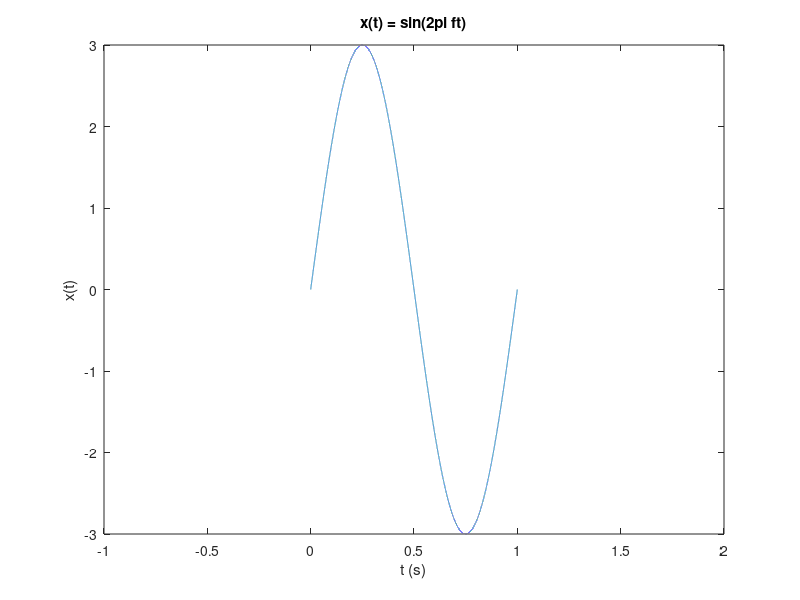
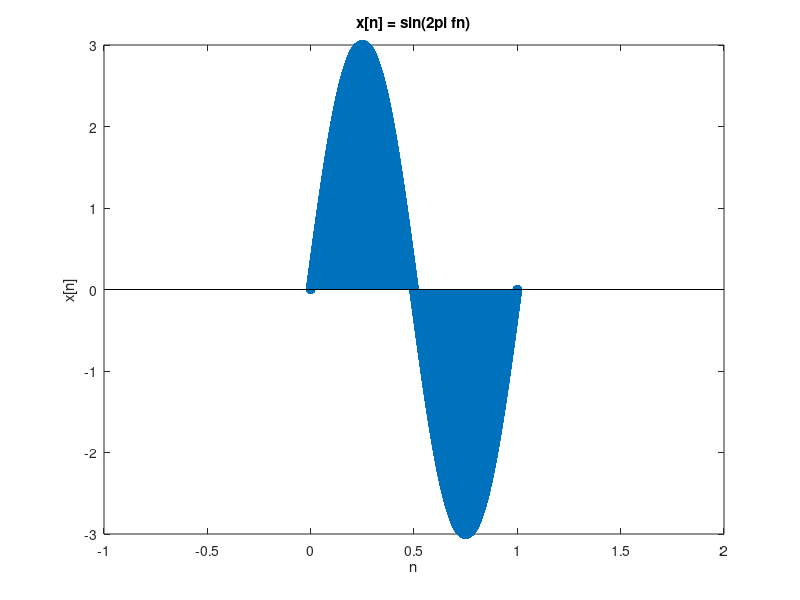
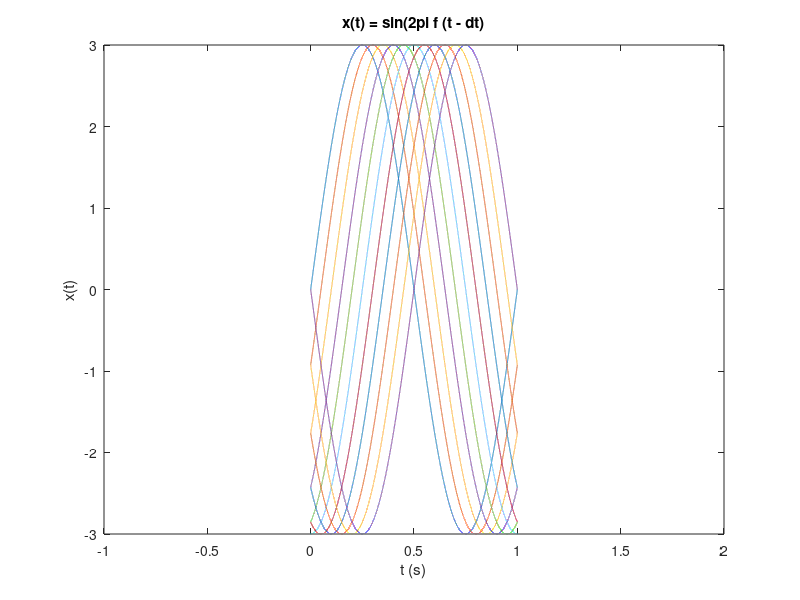

Here is the MATLAB script that generated these plots, in order:
% signals.m
%   Signals Demonstration
%   author: RJ Macaranas
clear; close all; clf;

f = 1; % frequency of sine wave (Hz)
A = 3; % amplitude of the sine wave
Fs = 44.1e3; % sampling frequency (Hz)
tstart = 0; % start time (s)
tstop = 1; % stop time (s)
tstep = 1/Fs; % sample time (s)

% time values from tstart to tstop in tstep increments
t = tstart: tstep: tstop;

% sine wave, x(t) = sin(2πft) = sin(omega * t)
x = A * sin(2*pi*f*t); 

% continuous-time (CT) we can use plot
fig = plot(t, x); title("x(t) = sin(2\pi ft)"); 
xlim([-1 2]); xlabel("t (s)"); ylabel("x(t)");
pause(5);
saveas(fig, "signals_1.png")

% discrete-time (DT) we can use stem
fig = stem(t, x); title("x[n] = sin(2\pi fn)"); 
xlim([-1 2]); xlabel("n"); ylabel("x[n]"); 
pause(5);
saveas(fig, "signals_2.png")


% to observe time shift, we can redefine x
tshift = 0.5; % time shift (s)
plot(t, x); title("x(t) = sin(2\pi ft)"); 
xlim([-1 2]); xlabel("t (s)"); ylabel("x(t)"); 
pause(2);

for dt = 0: 0.1*tshift: tshift
    x = A * sin(2*pi*f * (t - dt));
    fig = plot(t, x); title("x(t) = sin(2\pi f (t - dt)"); 
    xlim([-1 2]); xlabel("t (s)"); ylabel("x(t)"); hold on;
    pause(1);
end
saveas(fig, "signals_3.png")
